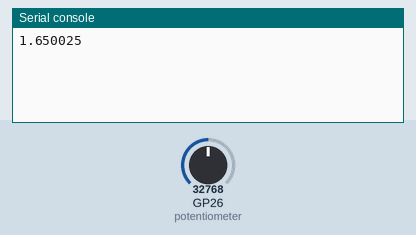
Simulated run of this program. Board: Raspberry Pi Pico running MicroPython. On the bench: the last lines printed to the serial console. The inputs (shaded band) are chosen by the test bench; at power-on: GP26 (potentiometer) = 32768 (analog values on the 0–65535 scale).

Above: at 1.2 s.
1.3 s: GP26 (potentiometer) set to 45874
At 3.2 s:
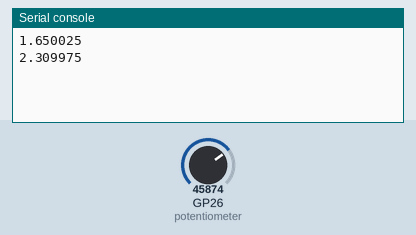
4.0 s: GP26 (potentiometer) set to 57670
At 4.7 s:
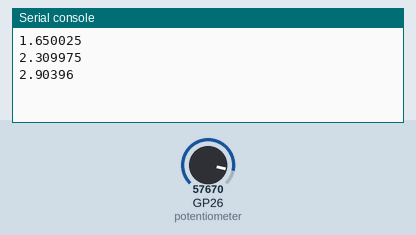
Timing chart, 0 to 7.0 s (numbered marks = the images above; inputs shaded):
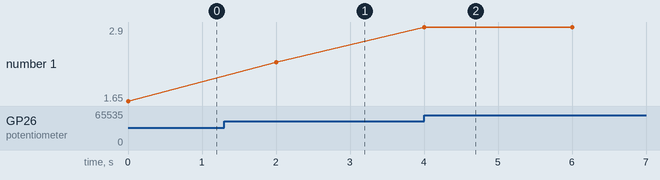

The program:

Potentiometer.py
```python
import machine
import time

potentiometer = machine.ADC(26)
conversion_factor = 3.3 / (65535)

while True:
    voltage = potentiometer.read_u16() * conversion_factor
    print(voltage)
    time.sleep(2)
```

Measured:
- after the input at 1.3 s, the serial console: prints a new line after 0.70 s (image 1)
- after the input at 4.0 s, the serial console: prints a new line at once (image 2)
- plotted number 1: 1.65 → 2.31 after the input at 1.3 s, 2.31 → 2.9 after the input at 4.0 s
